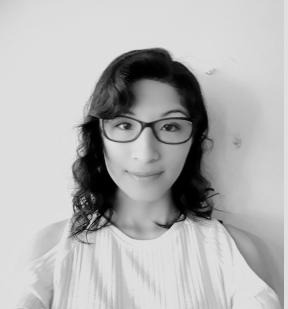
#> input picture Histograma/image.jpg, 288 x 309 px
$ python maim.py
#> lines starting #> are read from the running program, lines starting #| are printed output that depends on the picture
#> further down, img is the input picture: shape (309, 288); min 0, max 234, mean 180.2
# python maim.py  n
# Bar Chart
import math
import matplotlib.pyplot as plt; plt.rcdefaults()
import numpy as np
import matplotlib.pyplot as plt
import numpy as np
import cv2 as cv


def histogram(img):
    rows, cols = img.shape[:2]
#> rows = 309; cols = 288
    tonos = 256
    histogram = [0] * tonos
    s_k = [0] * tonos
    maxim = 0
    prevMax = 0
    pos = 0


    for i in range (rows):
        for j in range (cols):
            histogram[img[i][j]]+=1


    plt.plot(histogram , color='blue' )
    plt.xlabel('intensidad de iluminacion')
    plt.ylabel('cantidad de pixeles')
    plt.show()
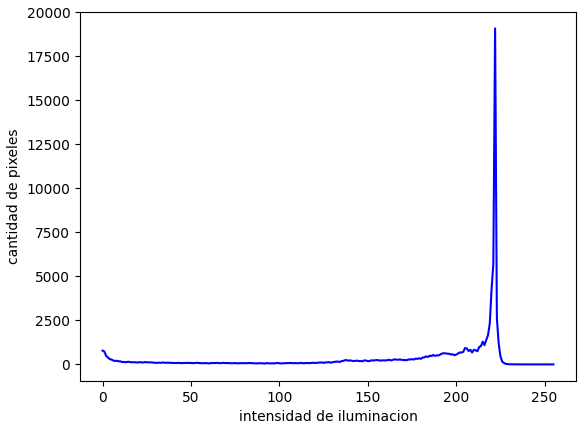
#> figure drawn by matplotlib, 1 panel; curve peaks at x = 222, y = 19091


    for i in range(0,len(histogram)):
        maxim = max(maxim, histogram[i])
        if (maxim == histogram[i]):
            pos = i

    print('Pico max', pos)
#| Pico max 222
    maxim = 0
    histogram[pos] = 0
    pos2 = 0
    for i in range(0,len(histogram)):
        if maxim < histogram[i]:
            pos2 = i
            maxim = histogram[i]
#> after the loop, maxim = 5711; pos2 = 221
        #maxim = max(maxim, histogram[i])
        #if (maxim == histogram[i] and pos != pos2):
            #pos2 = i
    print('Pico max-1', pos2)
#| Pico max-1 221


    cv.imshow('Original', img)
    cv.waitKey()

    pr_k = histogram
    for i in range( len(pr_k)):
        pr_k[i] = float(pr_k[i]/float(rows * cols))   #average
        for j in reversed(range(i+1)):
            s_k[i] +=pr_k[j]
        s_k[i] = int(np.round(s_k[i] * 255,0))
#> after the loop, s_k = 256 values from 2 to 200

    plt.plot(s_k , color='red' )
    plt.xlabel('intensidad de iluminacion')
    plt.ylabel('cantidad de pixeles')
    plt.show()
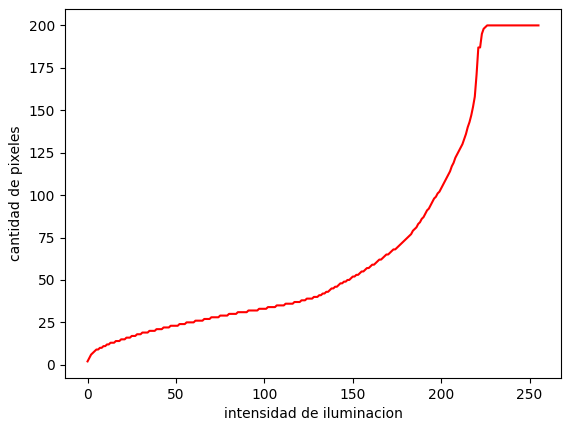
#> figure drawn by matplotlib, 1 panel; curve peaks at x = 226, y = 200

    for i in range(len(s_k)):
        print(i , " | ", s_k[i])


    image2 = img.copy()
    for i in range (rows):
        for j in range (cols):
            image2[i][j] = s_k[img[i][j]]
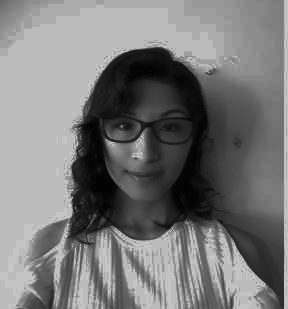
#> image2: shape (309, 288); min 2, max 200, mean 120.3

    cv.imwrite('ximeequ.jpg',image2)
    cv.imshow('Equalized ', image2)
    cv.waitKey()


if __name__ == '__main__':
    img = cv.imread('image.jpg', cv.IMREAD_GRAYSCALE)
    img2 = np.asarray(img)

    histogram(img)
    plt.close('all')
